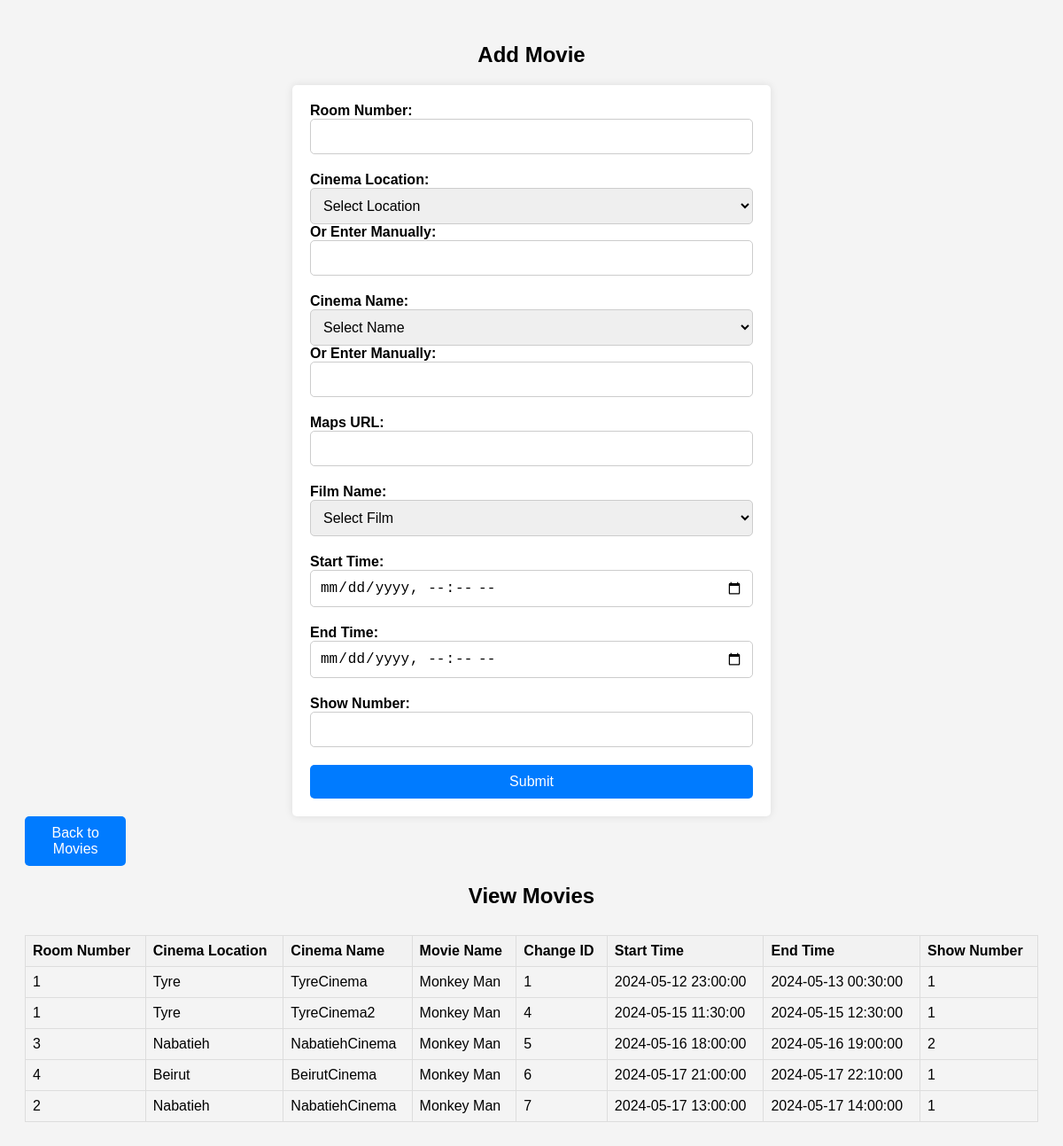
The page /M&S/Admin/oncinema.php on the database its author committed.
### tables this page shows
CREATE TABLE `changemovie` (
  `roomnb` int(11) NOT NULL,
  `cinemaloc` varchar(255) NOT NULL,
  `cinemanam` varchar(255) NOT NULL,
  `maplink` varchar(500) NOT NULL,
  `movie_name` varchar(255) NOT NULL,
  `changeID` int(11) NOT NULL,
  `start_time` datetime NOT NULL DEFAULT current_timestamp(),
  `end_time` datetime NOT NULL DEFAULT current_timestamp(),
  `shownb` int(11) NOT NULL
);

### M&S/Admin/oncinema.php (the view, shortened to what this page needs)
<!DOCTYPE html>
<html lang="en">
<head>
</head>
<body>
    <h2>Add Movie</h2>
    <form action="<?php echo htmlspecialchars($_SERVER["PHP_SELF"]); ?>" method="post">
        <div class="form-group">
            <label for="roomnb">Room Number:</label><br>
            <input type="number" id="roomnb" name="roomnb" class="form-control" required><br>
        </div>
        <div class="form-group">
    <label for="cinemaloc">Cinema Location:</label><br>
    <select id="cinemalocDropdown" name="cinemalocDropdown" class="form-control" onchange="updateTextField()">
        <option value="">Select Location</option>
     </select><br>
    <label for="cinemaloc">Or Enter Manually:</label><br>
    <input type="text" id="cinemaloc" name="cinemaloc" class="form-control"><br>
</div>
<div class="form-group">
    <label for="cinemanam">Cinema Name:</label><br>
    <select id="cinemanamDropdown" name="cinemanamDropdown" class="form-control" onchange="updateNameField()">
        <option value="">Select Name</option>
     </select><br>
    <label for="cinemanam">Or Enter Manually:</label><br>
    <input type="text" id="cinemanam" name="cinemanam" class="form-control"><br>
</div>
        <div class="form-group">
            <label for="maplink">Maps URL:</label><br>
            <input type="text" id="maplink" name="maplink" class="form-control" required><br>
        </div>
        <div class="form-group">
    <label for="movie_name">Film Name:</label><br>
    <select id="movie_name" name="movie_name" class="form-control" required>
        <option value="">Select Film</option>
    </select><br>
</div>
        <div class="form-group">
            <label for="start_time">Start Time:</label><br>
            <input type="datetime-local" id="start_time" name="start_time" class="form-control" required><br>
        </div>
        <div class="form-group">
            <label for="end_time">End Time:</label><br>
            <input type="datetime-local" id="end_time" name="end_time" class="form-control" required><br>
        </div>
        <div class="form-group">
            <label for="shownb">Show Number:</label><br>
            <input type="number" id="shownb" name="shownb" class="form-control" required><br>
        </div>
        <button type="submit" name="submit">Submit</button>
    </form>
<a href="movie.php"><button type="button">Back to Movies</button></a>
    <?php
    $servername = "localhost";
    $username = "root";
    $password = "";
    $dbname = "Movies&Series";
    $conn = new mysqli($servername, $username, $password, $dbname);
    $sql = "SELECT * FROM changemovie";
    $result = $conn->query($sql);
    ?>
    <h2>View Movies</h2>
    <?php
    if ($result->num_rows > 0) {
        echo "<table>";
        echo "<tr><th>Room Number</th><th>Cinema Location</th><th>Cinema Name</th><th>Movie Name</th><th>Change ID</th><th>Start Time</th><th>End Time</th><th>Show Number</th></tr>";
        while($row = $result->fetch_assoc()) {
            echo "<tr>";
            echo "<td>" . $row["roomnb"] . "</td>";
            echo "<td>" . $row["cinemaloc"] . "</td>";
            echo "<td>" . $row["cinemanam"] . "</td>";
            echo "<td>" . $row["movie_name"] . "</td>";
            echo "<td>" . $row["changeID"] . "</td>";
            echo "<td>" . $row["start_time"] . "</td>";
            echo "<td>" . $row["end_time"] . "</td>";
            echo "<td>" . $row["shownb"] . "</td>";
            echo "</tr>";
        }
        echo "</table>";
    } else {
        echo "0 results";
    }
    ?>
</body>
</html>

### M&S/Admin/oncinema.php (style rules this page uses)
body { font-family: Arial, sans-serif; background-color: #f4f4f4; padding: 20px; }
h2 { text-align: center; margin-bottom: 20px; }
form { max-width: 500px; margin: 0 auto; background-color: #fff; padding: 20px; border-radius: 5px; box-shadow: 0 0 10px rgba(0, 0, 0, 0.1); }
.form-group { margin-bottom: 20px; }
label { font-weight: bold; }
.form-control { width: 100%; padding: 10px; border: 1px solid #ccc; border-radius: 5px; box-sizing: border-box; font-size: 16px; }
button[type="submit"] { width: 100%; padding: 10px; background-color: #007bff; color: #fff; border: none; border-radius: 5px; cursor: pointer; font-size: 16px; transition: background-color 0.3s; }
button[type="button"] { width: 10%; padding: 10px; background-color: #007bff; color: #fff; border: none; border-radius: 5px; cursor: pointer; font-size: 16px; transition: background-color 0.3s; }
table { width: 100%; border-collapse: collapse; margin-top: 30px; }
th, td { border: 1px solid #ddd; padding: 8px; text-align: left; }
th { background-color: #f2f2f2; }

### rows shown on the page
changemovie: roomnb "1", cinemaloc "Tyre", cinemanam "TyreCinema", movie_name "Monkey Man", changeID "1", start_time "2024-05-12 23:00:00", end_time "2024-05-13 00:30:00", shownb "1"
changemovie: roomnb "1", cinemaloc "Tyre", cinemanam "TyreCinema2", movie_name "Monkey Man", changeID "4", start_time "2024-05-15 11:30:00", end_time "2024-05-15 12:30:00", shownb "1"
changemovie: roomnb "3", cinemaloc "Nabatieh", cinemanam "NabatiehCinema", movie_name "Monkey Man", changeID "5", start_time "2024-05-16 18:00:00", end_time "2024-05-16 19:00:00", shownb "2"
changemovie: roomnb "4", cinemaloc "Beirut", cinemanam "BeirutCinema", movie_name "Monkey Man", changeID "6", start_time "2024-05-17 21:00:00", end_time "2024-05-17 22:10:00", shownb "1"
changemovie: roomnb "2", cinemaloc "Nabatieh", cinemanam "NabatiehCinema", movie_name "Monkey Man", changeID "7", start_time "2024-05-17 13:00:00", end_time "2024-05-17 14:00:00", shownb "1"
